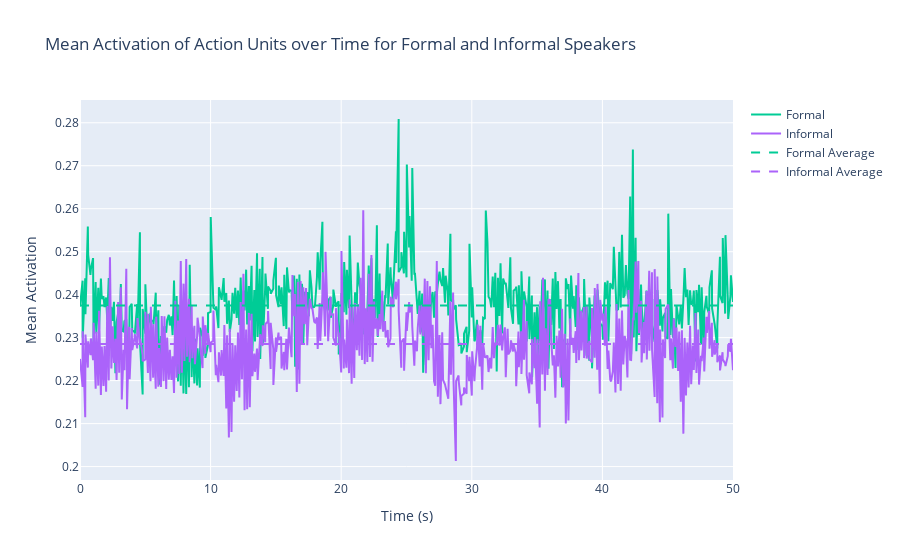

The notebook cell saved with this chart:
### Code cell
# Comparing the formal and informal speech in terms of the mean activation of the action units

def mean_activation(df):
    mean = df.groupby('time')['value'].mean().reset_index()
    return mean

formal_mean = mean_activation(formal)
informal_mean = mean_activation(informal)

# Plotting the mean activation of the action units for formal and informal speech
fig = go.Figure()

fig.add_trace(go.Scatter(x=formal_mean['time'], y=formal_mean['value'], mode='lines', name='Formal', line=dict(color=category_colors['Formal'])))
fig.add_trace(go.Scatter(x=informal_mean['time'], y=informal_mean['value'], mode='lines', name='Informal', line=dict(color=category_colors['Informal'])))

# Adding traces for the dashed lines representing the averages
fig.add_trace(go.Scatter(x=formal_mean['time'], y=[formal_mean['value'].mean()] * len(formal_mean), 
                         mode='lines', name='Formal Average', line=dict(dash='dash', color=category_colors['Formal'])))
fig.add_trace(go.Scatter(x=informal_mean['time'], y=[informal_mean['value'].mean()] * len(informal_mean), 
                         mode='lines', name='Informal Average', line=dict(dash='dash', color = category_colors['Informal'])))

fig.update_layout(title='Mean Activation of Action Units over Time for Formal and Informal Speakers',
                    xaxis_title='Time (s)',
                    yaxis_title='Mean Activation')

fig.show()

# run the T-test
from scipy.stats import ttest_ind

tstatistic, pvalue = ttest_ind(formal_mean['value'], informal_mean['value'], alternative='two-sided', nan_policy='omit')
print(f'T-statistic: {tstatistic}, P-value: {pvalue.round(5)}')

### Figure 1 — Plotly figure (JSON) as saved in the notebook; plotly's stock layout.template omitted (floating-point values rounded to 4 significant figures; data arrays with more than 128 entries replaced by an {"elided": "..."} marker saying what was removed)
{"data": [{"line": {"color": "#00CC96"}, "mode": "lines", "name": "Formal", "type": "scatter", "x": {"elided": "489 float values"}, "y": {"elided": "489 float values"}}, {"line": {"color": "#AB63FA"}, "mode": "lines", "name": "Informal", "type": "scatter", "x": {"elided": "490 float values"}, "y": {"elided": "490 float values"}}, {"line": {"color": "#00CC96", "dash": "dash"}, "mode": "lines", "name": "Formal Average", "type": "scatter", "x": {"elided": "489 float values"}, "y": {"elided": "489 float values"}}, {"line": {"color": "#AB63FA", "dash": "dash"}, "mode": "lines", "name": "Informal Average", "type": "scatter", "x": {"elided": "490 float values"}, "y": {"elided": "490 float values"}}], "layout": {"title": {"text": "Mean Activation of Action Units over Time for Formal and Informal Speakers"}, "xaxis": {"title": {"text": "Time (s)"}}, "yaxis": {"title": {"text": "Mean Activation"}}}}
